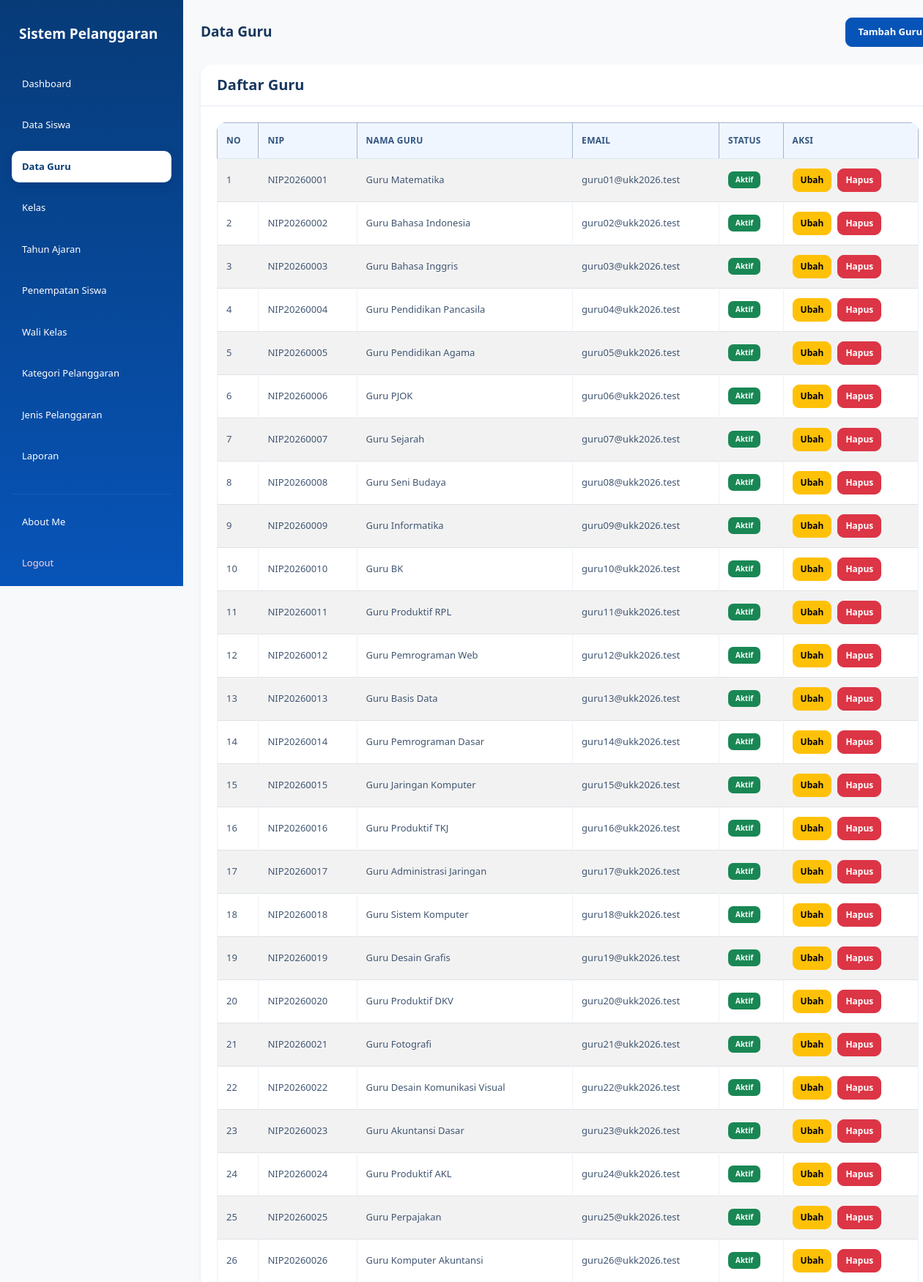
Screenshot of /data_guru.php (signed in, upper part) with the database file from the repository.
### tables this page shows
CREATE TABLE `t_guru` (
  `id` int(11) NOT NULL,
  `nip` varchar(30) NOT NULL,
  `nama` varchar(30) NOT NULL,
  `email` varchar(150) NOT NULL,
  `status_aktif` tinyint(1) NOT NULL,
  `user_id` int(11) NOT NULL,
  `created_at` timestamp NOT NULL DEFAULT current_timestamp(),
  `updated_at` timestamp NOT NULL DEFAULT current_timestamp()
);

### data_guru.php (the view, shortened to what this page needs)
<?php
include "config/koneksi.php";
$role = strtolower($_SESSION['role'] ?? '');
$data_edit = null;
function e($teks) {
    return htmlspecialchars((string) $teks, ENT_QUOTES, 'UTF-8');
}
?>
<!DOCTYPE html>
<html lang="id">
<head>
    <link
        href="https://cdn.jsdelivr.net/npm/bootstrap@5.3.8/dist/css/bootstrap.min.css"
        rel="stylesheet"
    >
    <link
        href="https://cdn.datatables.net/3.1.4/css/dataTables.dataTables.min.css"
        rel="stylesheet"
    >
    <link rel="stylesheet" href="style.css">
</head>
<body class="bg-light">
<div class="container-fluid">
    <div class="row">
        <div class="col-md-3 col-lg-2 min-vh-100 p-3"
             style="background-color: #30318B;">
            <h4 class="text-white mb-4">
                Sistem Pelanggaran
            </h4>
            <ul class="nav nav-pills flex-column">
                <li class="nav-item mb-2">
                    <a href="dashboard.php"
                       class="nav-link text-white">
                        Dashboard
                    </a>
                </li>
                <?php if ($role == 'admin') { ?>
                    <li class="nav-item mb-2">
                        <a href="data_siswa.php"
                           class="nav-link text-white">
                            Data Siswa
                        </a>
                    </li>
                    <li class="nav-item mb-2">
                        <a href="data_guru.php"
                           class="nav-link active"
                           aria-current="page">
                            Data Guru
                        </a>
                    </li>
                    <li class="nav-item mb-2">
                        <a href="data_kelas.php"
                           class="nav-link text-white">
                            Kelas
                        </a>
                    </li>
                    <li class="nav-item mb-2">
                        <a href="data_tahun_ajaran.php"
                           class="nav-link text-white">
                            Tahun Ajaran
                        </a>
                    </li>
                    <li class="nav-item mb-2">
                        <a href="penempatan_siswa.php"
                           class="nav-link text-white">
                            Penempatan Siswa
                        </a>
                    </li>
                    <li class="nav-item mb-2">
                        <a href="wali_kelas.php"
                           class="nav-link text-white">
                            Wali Kelas
                        </a>
                    </li>
                    <li class="nav-item mb-2">
                        <a href="kategori_pelanggaran.php"
                           class="nav-link text-white">
                            Kategori Pelanggaran
                        </a>
                    </li>
                    <li class="nav-item mb-2">
                        <a href="jenis_pelanggaran.php"
                           class="nav-link text-white">
                            Jenis Pelanggaran
                        </a>
                    </li>
                    <li class="nav-item mb-2">
                        <a href="laporan.php"
                           class="nav-link text-white">
                            Laporan
                        </a>
                    </li>
                <?php } ?>
                <hr class="text-secondary">
                <li class="nav-item mb-2">
                    <a href="about_me.php"
                       class="nav-link text-white">
                        About Me
                    </a>
                </li>
                <li class="nav-item">
                    <a href="logout.php"
                       class="nav-link text-danger">
                        Logout
                    </a>
                </li>
            </ul>
        </div>
        <main class="col-md-9 col-lg-10 p-4">
            <div class="d-flex justify-content-between
                        align-items-center mb-4">
                <h3 class="fw-bold mb-0">Data Guru</h3>
                <?php if ($role == "admin" && $data_edit == null) { ?>
                    <button
                        type="button"
                        class="btn btn-primary"
                        data-bs-toggle="modal"
                        data-bs-target="#modalTambah">
                        Tambah Guru
                    </button>
                <?php } ?>
            </div>
            <div class="card border-0 shadow-sm">
                <div class="card-header bg-white py-3">
                    <h5 class="mb-0">Daftar Guru</h5>
                </div>
                <div class="card-body">
                    <div class="table-responsive">
                        <table id="example"
                               class="table table-bordered table-striped table-hover align-middle mb-0">
                            <thead class="table-primary">
                                <tr>
                                    <th>No</th>
                                    <th>NIP</th>
                                    <th>Nama Guru</th>
                                    <th>Email</th>
                                    <th>Status</th>
                                    <?php if ($role == "admin") { ?>
                                        <th>Aksi</th>
                                    <?php } ?>
                                </tr>
                            </thead>
                            <tbody>
                                <?php
                                $query_guru = mysqli_query(
                                    $koneksi,
                                    "SELECT * FROM t_guru
                                     WHERE status_aktif = 1
                                     ORDER BY id ASC"
                                );
                                $no = 1;
                                while ($guru = mysqli_fetch_assoc($query_guru)) {
                                ?>
                                    <tr>
                                        <td><?= $no++; ?></td>
                                        <td><?= e($guru['nip']); ?></td>
                                        <td><?= e($guru['nama']); ?></td>
                                        <td><?= e($guru['email']); ?></td>
                                        <td>
                                            <span class="badge text-bg-success">
                                                Aktif
                                            </span>
                                        </td>
                                        <?php if ($role == "admin") { ?>
                                            <td>
                                                <div class="d-flex gap-2">
                                                    <a
                                                        href="data_guru.php?edit=<?= e($guru['id']); ?>"
                                                        class="btn btn-warning btn-sm">
                                                        Ubah
                                                    </a>
                                                    <a
                                                        href="data_guru.php?hapus=<?= e($guru['id']); ?>"
                                                        class="btn btn-danger btn-sm"
                                                        onclick="return confirm('Yakin ingin menonaktifkan data guru ini?')">
                                                        Hapus
                                                    </a>
                                                </div>
                                            </td>
                                        <?php } ?>
                                    </tr>
                                <?php } ?>
                            </tbody>
                        </table>
                    </div>
                </div>
            </div>
        </main>
    </div>
</div>
</body>
</html>

### style.css (style rules this page uses)
:root { --primary: #0754b8; --primary-dark: #073b78; --primary-light: #eaf3ff; --background: #f5f9ff; --white: #ffffff; --text: #17365d; --muted: #71829a; --border: #e3ebf5; --success: #198754; --danger: #dc3545; --radius: 16px; }
* { box-sizing: border-box; }
body { margin: 0; font-family: "Segoe UI", Arial, sans-serif; background: var(--background); color: var(--text); font-size: 14px; }
h1, h2, h3, h4, h5 { color: var(--text); font-weight: 700; }
a { text-decoration: none; }
aside, .sidebar, .col-lg-2.min-vh-100, .col-md-3.col-lg-2.min-vh-100 { background: linear-gradient( 180deg, #073b78 0%, #0754b8 100% ) !important; }
.col-lg-2.min-vh-100, .col-md-3.col-lg-2.min-vh-100 { padding: 24px 16px !important; }
aside h4, .sidebar h4, .col-lg-2 h4 { color: var(--white); font-size: 19px; font-weight: 750; line-height: 1.5; padding: 8px 10px; }
.nav-pills .nav-link { color: #dceaff; padding: 12px 14px; margin-bottom: 5px; border-radius: 10px; font-size: 13px; font-weight: 500; transition: all 0.2s ease; }
.nav-pills .nav-link.active { color: var(--primary-dark) !important; background: #ffffff !important; font-weight: 700; box-shadow: 0 5px 15px rgba(0, 20, 70, 0.12); }
.nav-pills .nav-link.text-danger { color: #ffd5d9 !important; }
hr { border-color: rgba(255, 255, 255, 0.25); }
main { min-width: 0; padding: 32px !important; }
main h3 { font-size: 19px; }
.container-fluid { padding-left: 0; padding-right: 0; }
.row { margin-right: 0; margin-left: 0; }
.card { border: 1px solid var(--border); border-radius: var(--radius); background: var(--white); box-shadow: 0 5px 22px rgba(22, 63, 115, 0.045); transition: box-shadow 0.2s ease, transform 0.2s ease; }
.card-header { background: #ffffff; border-bottom: 1px solid var(--border); padding: 18px 22px; border-radius: var(--radius) var(--radius) 0 0 !important; font-weight: 700; color: var(--text); }
.card-body { padding: 22px; }
.btn { border-radius: 9px; padding: 9px 16px; font-weight: 600; font-size: 13px; transition: all 0.2s ease; }
.btn-primary { color: #fff; background: var(--primary); border-color: var(--primary); }
.btn-danger { background: var(--danger); border-color: var(--danger); }
.table-responsive { border-radius: 12px; }
.table { margin-bottom: 0; vertical-align: middle; font-size: 13px; }
.table thead th, .table th { background: #f0f6ff; color: #31557f; font-size: 12px; font-weight: 700; text-transform: uppercase; letter-spacing: 0.3px; border-bottom: 1px solid #dce7f5; padding: 15px 12px; white-space: nowrap; }
.table tbody td { color: #415672; padding: 13px 12px; border-color: #edf1f7; }
.table .btn { padding: 6px 10px; font-size: 12px; }
.badge { padding: 7px 10px; border-radius: 7px; font-weight: 600; letter-spacing: 0.1px; }
@media (min-width: 768px) { .col-md-3.col-lg-2.min-vh-100, .col-lg-2.min-vh-100, aside.sidebar { position: fixed !important; top: 0; left: 0; bottom: 0; width: 250px; height: 100vh; overflow-y: auto; z-index: 1000; } }
@media (min-width: 768px) { main { margin-left: 250px; width: calc(100% - 250px); } }

### rows the page displays
t_guru: nip "NIP20260001", nama "Guru Matematika", email "guru01@ukk2026.test"
t_guru: nip "NIP20260002", nama "Guru Bahasa Indonesia", email "guru02@ukk2026.test"
t_guru: nip "NIP20260003", nama "Guru Bahasa Inggris", email "guru03@ukk2026.test"
t_guru: nip "NIP20260004", nama "Guru Pendidikan Pancasila", email "guru04@ukk2026.test"
t_guru: nip "NIP20260005", nama "Guru Pendidikan Agama", email "guru05@ukk2026.test"
t_guru: nip "NIP20260006", nama "Guru PJOK", email "guru06@ukk2026.test"
t_guru: nip "NIP20260007", nama "Guru Sejarah", email "guru07@ukk2026.test"
t_guru: nip "NIP20260008", nama "Guru Seni Budaya", email "guru08@ukk2026.test"
t_guru: nip "NIP20260009", nama "Guru Informatika", email "guru09@ukk2026.test"
t_guru: nip "NIP20260010", nama "Guru BK", email "guru10@ukk2026.test"
t_guru: nip "NIP20260011", nama "Guru Produktif RPL", email "guru11@ukk2026.test"
t_guru: nip "NIP20260012", nama "Guru Pemrograman Web", email "guru12@ukk2026.test"
t_guru: nip "NIP20260013", nama "Guru Basis Data", email "guru13@ukk2026.test"
t_guru: nip "NIP20260014", nama "Guru Pemrograman Dasar", email "guru14@ukk2026.test"
t_guru: nip "NIP20260015", nama "Guru Jaringan Komputer", email "guru15@ukk2026.test"
t_guru: nip "NIP20260016", nama "Guru Produktif TKJ", email "guru16@ukk2026.test"
t_guru: nip "NIP20260017", nama "Guru Administrasi Jaringan", email "guru17@ukk2026.test"
t_guru: nip "NIP20260018", nama "Guru Sistem Komputer", email "guru18@ukk2026.test"
t_guru: nip "NIP20260019", nama "Guru Desain Grafis", email "guru19@ukk2026.test"
t_guru: nip "NIP20260020", nama "Guru Produktif DKV", email "guru20@ukk2026.test"
t_guru: nip "NIP20260021", nama "Guru Fotografi", email "guru21@ukk2026.test"
t_guru: nip "NIP20260022", nama "Guru Desain Komunikasi Visual", email "guru22@ukk2026.test"
t_guru: nip "NIP20260023", nama "Guru Akuntansi Dasar", email "guru23@ukk2026.test"
t_guru: nip "NIP20260024", nama "Guru Produktif AKL", email "guru24@ukk2026.test"
t_guru: nip "NIP20260025", nama "Guru Perpajakan", email "guru25@ukk2026.test"
t_guru: nip "NIP20260026", nama "Guru Komputer Akuntansi", email "guru26@ukk2026.test"
